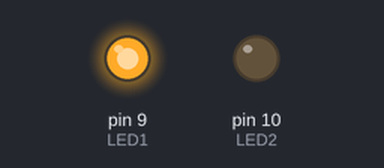
A sketch run on a simulated Arduino Uno, built with avr-gcc and run on an emulated ATmega328P. Shown: output pins drawn as LEDs (lit = HIGH).

Above: at 0.5 s.
At 2.1 s:
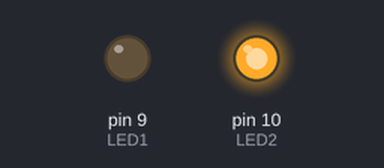
At 3.7 s:
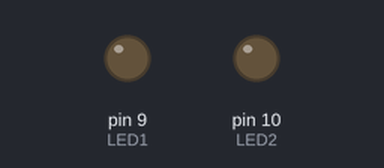
Timing chart, 0 to 5.7 s (numbered marks = the images above):
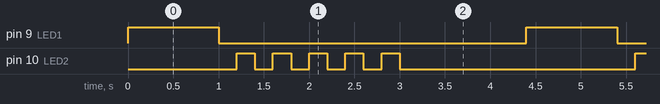

Measured:
- by itself, pin 9 (LED1): alternates HIGH for 1.0 s and LOW for 3.4 s
- by itself, pin 10 (LED2): repeats every 4.4 s: 4 × (LOW 0.20 s, HIGH 0.20 s), LOW 2.6 s, HIGH 0.20 s
- by itself, everything shown: repeats every 4.4 s, in 12 steps

The sketch:

TrafficLights.ino
```cpp
//traffic light

int LED1 = 9;
int LED2 = 10;
int LED3 = 11;
// int speed = 200;

void setup() {
  pinMode(LED1, OUTPUT);
  pinMode(LED2, OUTPUT);
  pinMode(LED2, OUTPUT);
}

// the loop function runs over and over again forever
void loop() {
  digitalWrite(LED1, HIGH);
  delay(1000);  // Short blink (200ms on)
  digitalWrite(LED1, LOW);
  delay(200);  // Short pause between blinks

  blinkShort(5);

  digitalWrite(LED3, HIGH);
  delay(1000);  // Short blink (200ms on)
  digitalWrite(LED3, LOW);
  delay(200);  // Short pause between blinks
}

// Function for short blinks
void blinkShort(int times) {
  for (int i = 0; i < times; i++) {
    digitalWrite(LED2, HIGH);
    delay(200);  // Short blink (200ms on)
    digitalWrite(LED2, LOW);
    delay(200);  // Short pause between blinks
  }
}

// // Function for long blinks
// void blinkLong(int times) {
//   for (int i = 0; i < times; i++) {
//     digitalWrite(LED_PIN, HIGH);
//     delay(1000);  // Long blink (600ms on)
//     digitalWrite(LED_PIN, LOW);
//     delay(300);  // Short pause between blinks
//   }
// }
```
